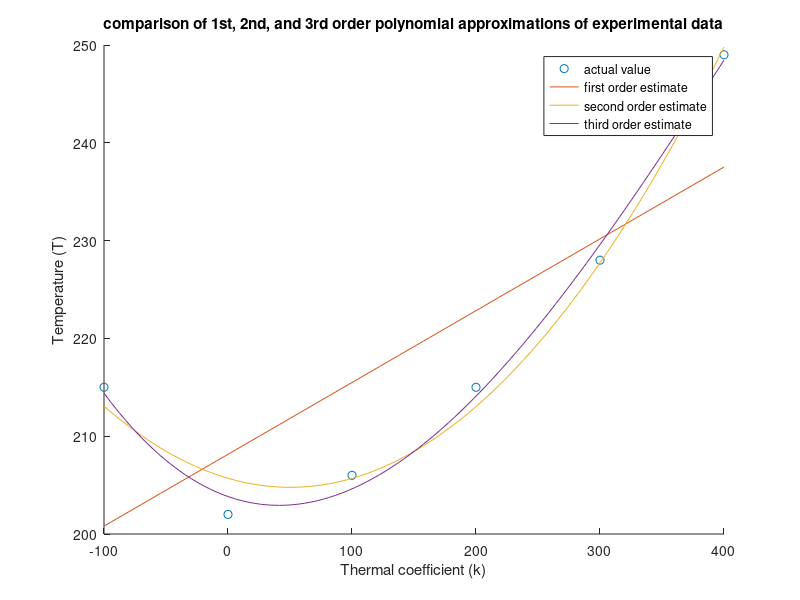

Write MATLAB code to recreate this figure.
T = [-100,0,100,200,300,400];
k = [215,202,206,215,228,249];

a_1 = [208.15     0.073429];
a_2 = [205.7    -0.036929   0.00036786];
a_3 = [203.83    -0.044484   0.00056786  -4.4444e-07];

x = linspace(min(T),max(T));
y1 = a_1(1) + a_1(2)*x;
y2 = a_2(1) + a_2(2)*x + a_2(3)*x.^2;
y3 = a_3(1) + a_3(2)*x + a_3(3)*x.^2 + a_3(4)*x.^3;
hold on
plot(T,k,'o','DisplayName','actual value')
plot(x,y1,'DisplayName','first order estimate')
plot(x,y2,'DisplayName','second order estimate')
plot(x,y3,'DisplayName','third order estimate')
hold off
legend show
xlabel("Thermal coefficient (k)")
ylabel("Temperature (T)")
title("comparison of 1st, 2nd, and 3rd order polynomial approximations of experimental data")